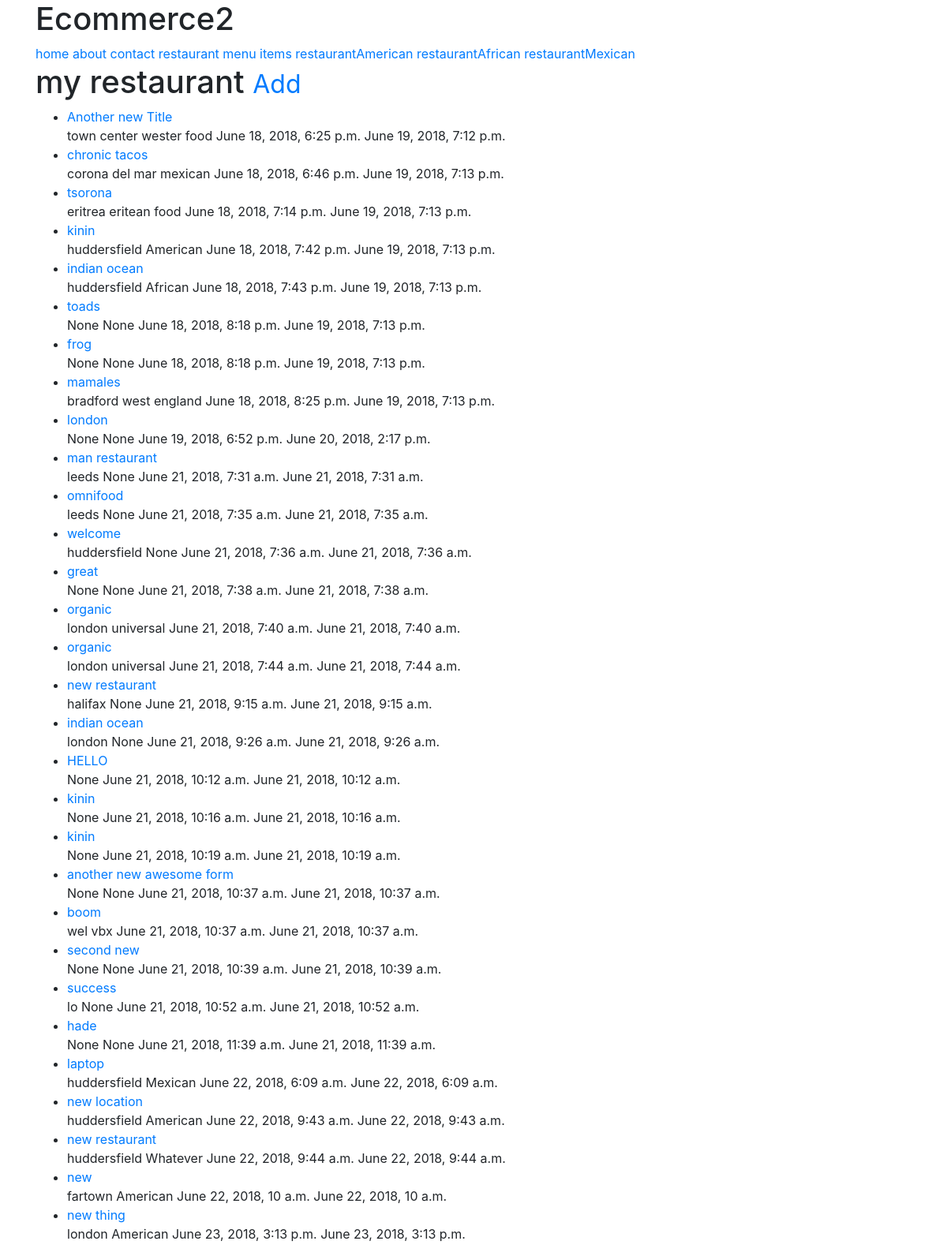
The app's page /restaurant/ (signed in) with its own data.
### restaurant/models.py (models this page shows, shortened)
class RestaurantLocation(models.Model):
    owner           = models.ForeignKey(User) #class_instance.models_set.all()  #django models unleash joincfe.com
    name            = models.CharField(max_length=120)
    location        = models.CharField(max_length=120, null=True, blank=True)
    category        = models.CharField(max_length=120, null=True, blank=True, validators=[validate_category])
    timestap        = models.DateTimeField(auto_now_add=True)
    updated         = models.DateTimeField(auto_now=True)
    files           = models.FileField(upload_to='profile_pic', max_length=120, null=True, blank=True)
    slug            = models.SlugField( null=True, blank=True)
    objects         = RestaurantLocationManager()  # add models.objects.all()
    def __str__(self):
        return self.name
    def get_absolute_url(self):
        return reverse("restaurant:detail", kwargs={"slug":self.slug})

### restaurant/views.py (the view)
class RestaurantListView(ListView):
    template_name = 'restaurant/restaurant_list.html'
    def get_queryset(self):
        return  RestaurantLocation.objects.filter(owner=self.request.user)

### restaurant/models.py (called while the page is built)
    def get_queryset(self):      # this override the standar queryset
        return RestaurantLocationQuerySet(self.model, using=self._db)

### restaurant/templates/restaurant/restaurant_list.html (shortened to what this page needs)
{% extends 'base.html' %}
{% block content %}
    <h1>my restaurant <small><a href="{% url 'restaurant:create' %}">Add</a></small></h1>
    <ul>
      {% for obj in object_list %}
          <li> <a href="{{obj.get_absolute_url}}">{{obj}} </a>
             <br> {{obj.location}} {{obj.category}} {{obj.timestap}} {{obj.updated}} {{obj.files}}</li>
          {% empty %}
          <li><a href="{% url 'restaurant:create' %}">Add One</a></li>
      {% endfor %}
    </ul>
{% endblock %}

### templates/base.html (shortened to what this page needs)
<!DOCTYPE html>
<html lang="en" dir="ltr">
  <head>
    {% include 'snippets/css.html' %}
  </head>
  <body>
    <h1 class="container">Ecommerce2</h1>
    {% include 'snippets/nav.html' %}
    <div class="container">
      {% block content %}{% endblock content %}
    </div>
  </body>
</html>

### templates/snippets/css.html (shortened to what this page needs)
<link rel="stylesheet" href="https://stackpath.bootstrapcdn.com/bootstrap/4.1.1/css/bootstrap.min.css">

### templates/snippets/nav.html
<div class="container">
    <a href="{% url "home" %}">home</a>
    <a href="{% url "about" %}">about</a>
    <a href="{% url "contact" %}">contact</a>
    {% if request.user.is_authenticated %}
    <a href="{% url "restaurant:list" %}">restaurant</a>
    <a href="{% url "menu:list" %}">menu items</a>
    {% endif %}
    <a href="/restaurant/american/">restaurantAmerican</a>
    <a href="/restaurant/African/">restaurantAfrican</a>
    <a href="/restaurant/mexican/">restaurantMexican</a>
</div>

### records on screen
RestaurantLocation: name "Another new Title", location "town center", category "wester food", timestap "June 18, 2018, 6:25 p.m.", updated "June 19, 2018, 7:12 p.m."
RestaurantLocation: name "chronic tacos", location "corona del mar", category "mexican", timestap "June 18, 2018, 6:46 p.m.", updated "June 19, 2018, 7:13 p.m."
RestaurantLocation: name "tsorona", location "eritrea", category "eritean food", timestap "June 18, 2018, 7:14 p.m.", updated "June 19, 2018, 7:13 p.m."
RestaurantLocation: name "kinin", location "huddersfield", category "American", timestap "June 18, 2018, 7:42 p.m.", updated "June 19, 2018, 7:13 p.m."
RestaurantLocation: name "indian ocean", location "huddersfield", category "African", timestap "June 18, 2018, 7:43 p.m.", updated "June 19, 2018, 7:13 p.m."
RestaurantLocation: name "toads", location "None", category "None", timestap "June 18, 2018, 8:18 p.m.", updated "June 19, 2018, 7:13 p.m."
RestaurantLocation: name "frog", location "None", category "None", timestap "June 18, 2018, 8:18 p.m.", updated "June 19, 2018, 7:13 p.m."
RestaurantLocation: name "mamales", location "bradford", category "west england", timestap "June 18, 2018, 8:25 p.m.", updated "June 19, 2018, 7:13 p.m."
RestaurantLocation: name "london", location "None", category "None", timestap "June 19, 2018, 6:52 p.m.", updated "June 20, 2018, 2:17 p.m."
RestaurantLocation: name "man restaurant", location "leeds", category "None", timestap "June 21, 2018, 7:31 a.m.", updated "June 21, 2018, 7:31 a.m."
RestaurantLocation: name "omnifood", location "leeds", category "None", timestap "June 21, 2018, 7:35 a.m.", updated "June 21, 2018, 7:35 a.m."
RestaurantLocation: name "welcome", location "huddersfield", category "None", timestap "June 21, 2018, 7:36 a.m.", updated "June 21, 2018, 7:36 a.m."
RestaurantLocation: name "great", location "None", category "None", timestap "June 21, 2018, 7:38 a.m.", updated "June 21, 2018, 7:38 a.m."
RestaurantLocation: name "organic", location "london", category "universal", timestap "June 21, 2018, 7:40 a.m.", updated "June 21, 2018, 7:40 a.m."
RestaurantLocation: name "organic", location "london", category "universal", timestap "June 21, 2018, 7:44 a.m.", updated "June 21, 2018, 7:44 a.m."
RestaurantLocation: name "new restaurant", location "halifax", category "None", timestap "June 21, 2018, 9:15 a.m.", updated "June 21, 2018, 9:15 a.m."
RestaurantLocation: name "indian ocean", location "london", category "None", timestap "June 21, 2018, 9:26 a.m.", updated "June 21, 2018, 9:26 a.m."
RestaurantLocation: name "HELLO", category "None", timestap "June 21, 2018, 10:12 a.m.", updated "June 21, 2018, 10:12 a.m."
RestaurantLocation: name "kinin", category "None", timestap "June 21, 2018, 10:16 a.m.", updated "June 21, 2018, 10:16 a.m."
RestaurantLocation: name "kinin", category "None", timestap "June 21, 2018, 10:19 a.m.", updated "June 21, 2018, 10:19 a.m."
RestaurantLocation: name "another new awesome form", location "None", category "None", timestap "June 21, 2018, 10:37 a.m.", updated "June 21, 2018, 10:37 a.m."
RestaurantLocation: name "boom", location "wel", category "vbx", timestap "June 21, 2018, 10:37 a.m.", updated "June 21, 2018, 10:37 a.m."
RestaurantLocation: name "second new", location "None", category "None", timestap "June 21, 2018, 10:39 a.m.", updated "June 21, 2018, 10:39 a.m."
RestaurantLocation: name "success", location "lo", category "None", timestap "June 21, 2018, 10:52 a.m.", updated "June 21, 2018, 10:52 a.m."
RestaurantLocation: name "hade", location "None", category "None", timestap "June 21, 2018, 11:39 a.m.", updated "June 21, 2018, 11:39 a.m."
RestaurantLocation: name "laptop", location "huddersfield", category "Mexican", timestap "June 22, 2018, 6:09 a.m.", updated "June 22, 2018, 6:09 a.m."
RestaurantLocation: name "new location", location "huddersfield", category "American", timestap "June 22, 2018, 9:43 a.m.", updated "June 22, 2018, 9:43 a.m."
RestaurantLocation: name "new restaurant", location "huddersfield", category "Whatever", timestap "June 22, 2018, 9:44 a.m.", updated "June 22, 2018, 9:44 a.m."
RestaurantLocation: name "new", location "fartown", category "American", timestap "June 22, 2018, 10 a.m.", updated "June 22, 2018, 10 a.m."
RestaurantLocation: name "new thing", location "london", category "American", timestap "June 23, 2018, 3:13 p.m.", updated "June 23, 2018, 3:13 p.m."
